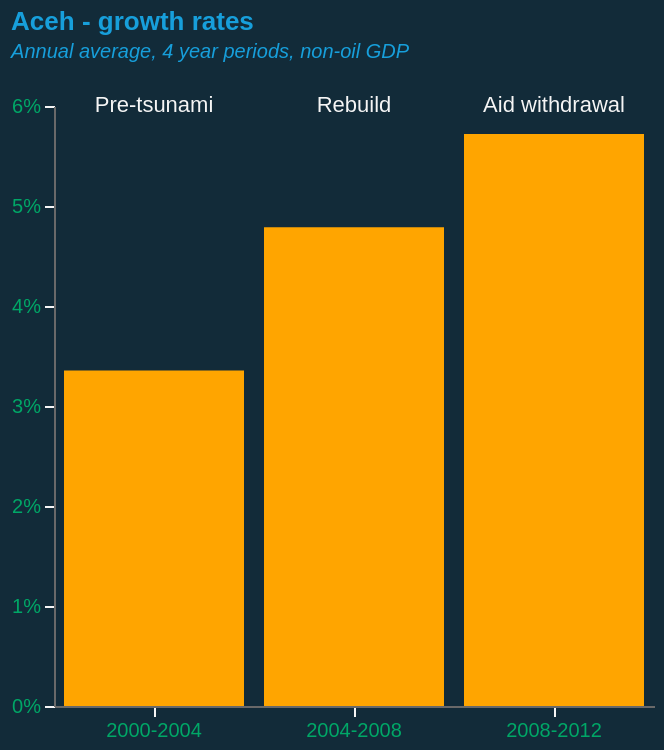

The specification (Vega-Lite) saved for this image:
### Vega-Lite specification from a JSON file in a GitHub repository (floating-point values rounded to 4 significant figures)
{"$schema": "https://vega.github.io/schema/vega-lite/v5.json", "title": {"text": "Aceh - growth rates", "subtitle": ["Annual average, 4 year periods, non-oil GDP", ""], "subtitleFontStyle": "italic", "subtitleFontSize": 10, "anchor": "start", "color": "#179fdb", "subtitleColor": "#179fdb"}, "data": {"values": [{"date": "2000-2004", "growth": "0.033551411", "label": "Pre-tsunami"}, {"date": "2004-2008", "growth": "0.047868984", "label": "Rebuild"}, {"date": "2008-2012", "growth": "0.057196189", "label": "Aid withdrawal"}]}, "config": {"background": "#122b39", "view": {"stroke": "transparent"}}, "height": 300, "width": 300, "encoding": {"x": {"field": "date", "type": "nominal", "title": null, "axis": {"labelAngle": 0, "domainColor": "dimgrey", "labelColor": "#00a767", "tickColor": "whitesmoke"}}}, "layer": [{"mark": {"type": "bar", "color": "orange", "strokeWidth": 2, "opacity": 1}, "encoding": {"y": {"field": "growth", "type": "quantitative", "title": null, "axis": {"format": "%", "grid": false, "domainColor": "dimgrey", "labelColor": "#00a767", "tickColor": "whitesmoke"}}}}, {"mark": {"type": "text", "align": "center", "y": 0.06, "color": "whitesmoke"}, "encoding": {"text": {"field": "label"}}}]}
